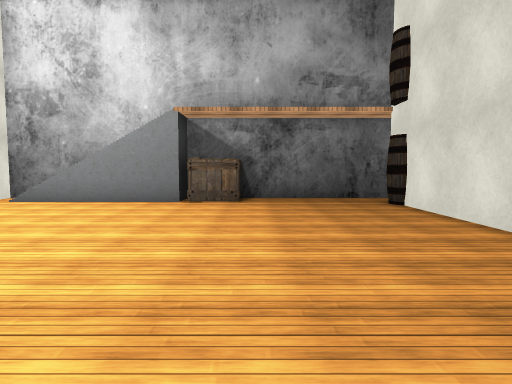
View 1 (above)

16 first-person views from a walk through a scene from a Unity 3-D project. The camera is 1.4 m above the floor, tilts 4° down and sees 75° across. The floor is counted in squares, 1.44 m on a side. Each view is taken from the middle of a square. On the plan, view 1 faces up. The plan holds only what a view shows up to about 12 squares ahead; the rest is blank. The place goes on beyond the plan. The player is left out. Some surface patterns are stand-ins.

View 2
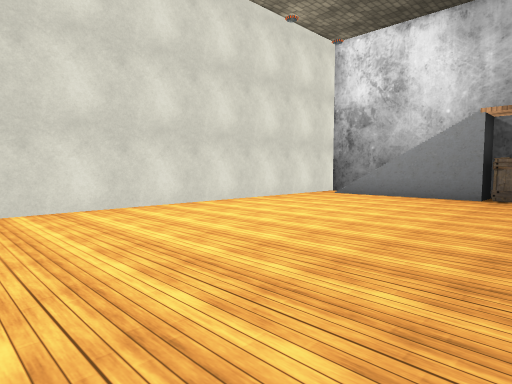

View 3
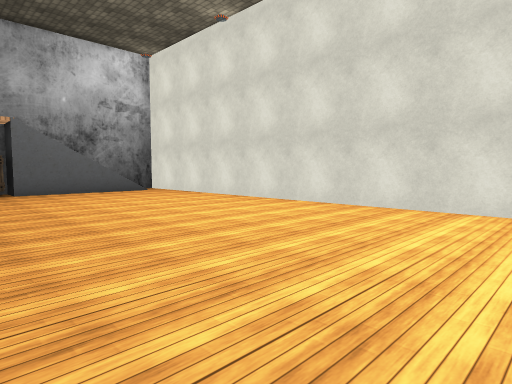

View 4
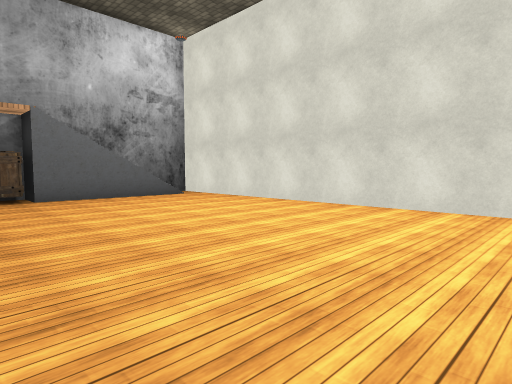

View 5
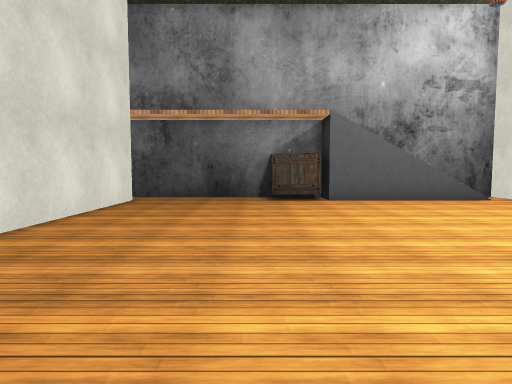

View 6
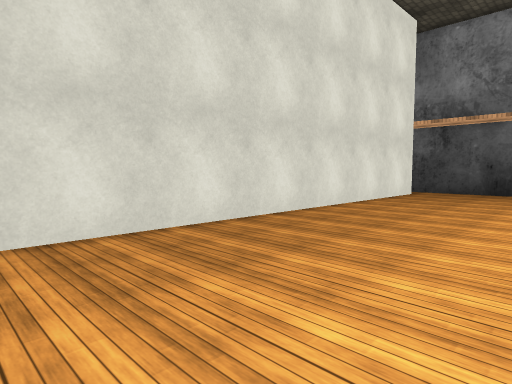

View 7
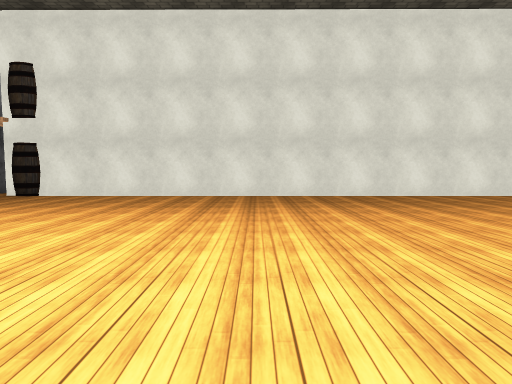

View 8
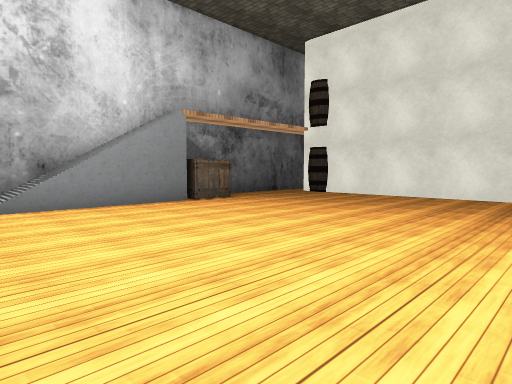

View 9
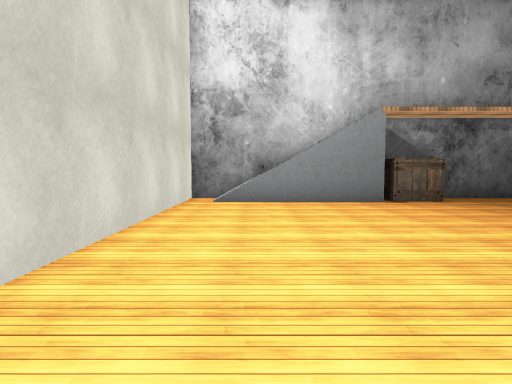

View 10
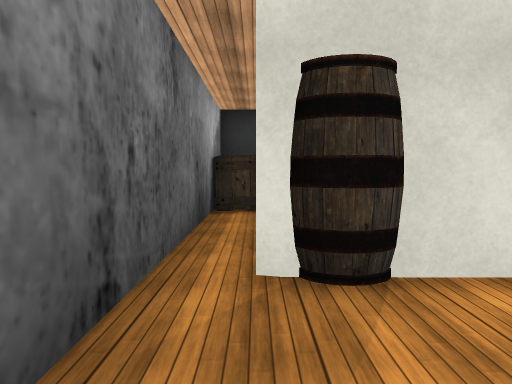

View 11
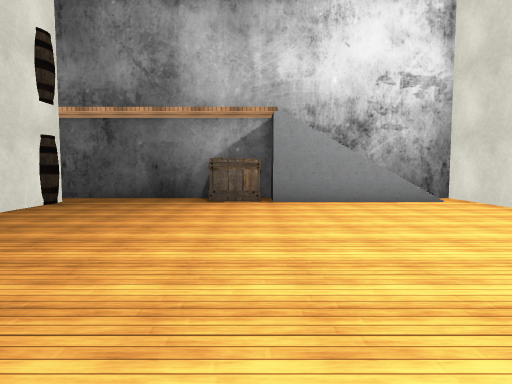

View 12
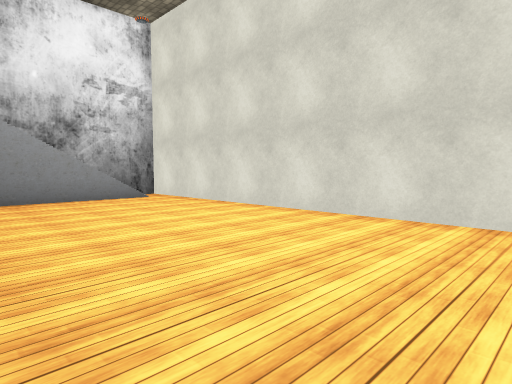

View 13
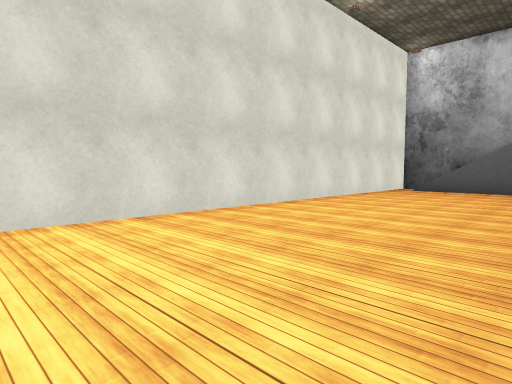

View 14
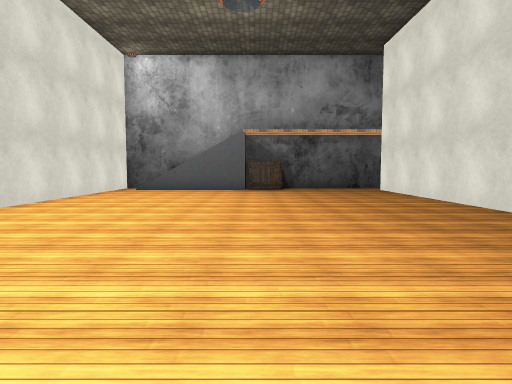

View 15
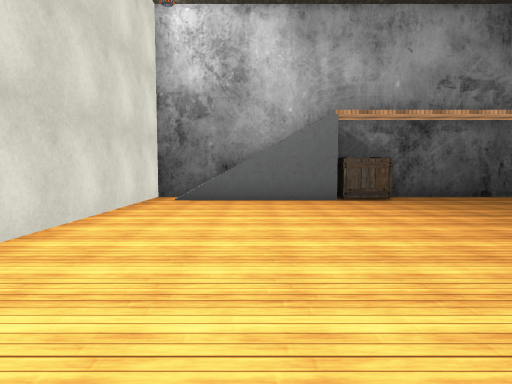

View 16
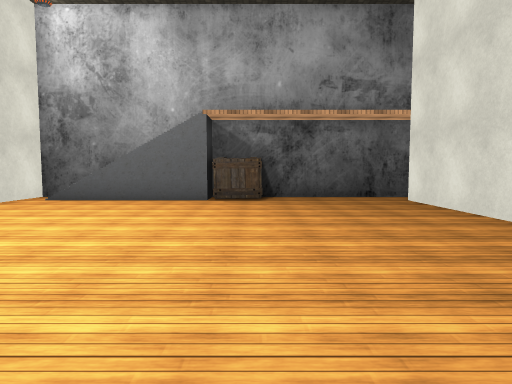

### Floor plan
Key: @ floor where view 1 was taken; # wall or solid block; x gap in a wall; . main floor; : floor 4 m higher than the main floor; / step, stairs or slope; C crate; B barrel.
Columns run from 9 left of view 1 to 17 right of it. Each row starts with its distance up from view 1.
 11 ###########################
 10 #.//////C....x....CC/////.#
  9 #............B............#
  8 #............#............#
  7 #............#............#
  6 #............#............#
  5 #............# ...........#
  4 #............#  ..........#
  3 #............#  ..........#
  2 #............#   .........#
  1 #............#   .........#
  0 #........@...#  ..........#
 -1 #............#  ..........#
 -2 #............# ...........#
 -3 #............#............#
 -4 #............#............#
 -5 #............#............#
 -6 #............#............#
 -7 #............#............#
 -8 #............#............#
 -9 #............#............#
-10 #............#............#
-11   ...........#............#
-12  .///////....#....///////.#
-13 #./////  .........C://///.#
-14 ############# #############

Positions as (right, up) in squares from view 1, and headings:
1: (0, 0), facing up
2: (0, -2), facing up-left
3: (0, 2), facing down-left
4: (0, -1), facing down-left
5: (0, -2), facing down
6: (-1, 1), facing down-right
7: (-8, 1), facing right
8: (-8, 1), facing up-right
9: (-6, 0), facing up
10: (1, 10), facing right
11: (10, 0), facing up
12: (10, -1), facing up-right
13: (10, 3), facing down-right
14: (10, 3), facing down
15: (13, -2), facing down
16: (9, -2), facing down
